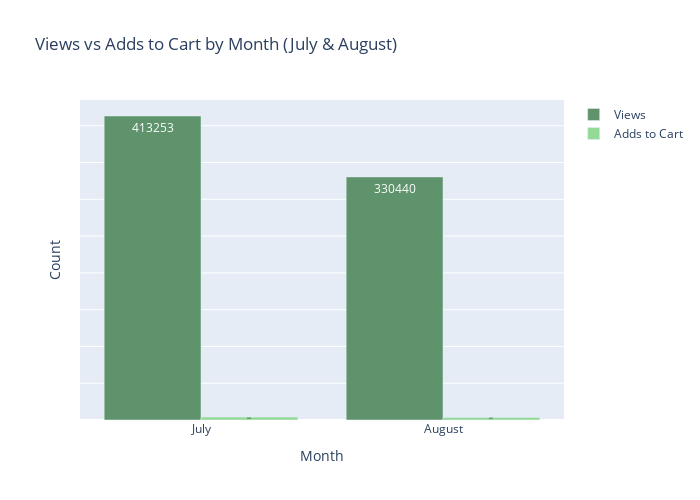

Here is the notebook cell this chart was saved with:
### Code cell
colors = {
    "Views": "#5E936C",       # Dark green
    "Adds to Cart": "#93DA97" # Mint green
}

# Create bar chart
fig = go.Figure()

fig.add_trace(go.Bar(
    x = pivot_df.index,
    y = pivot_df["Views"],
    name = "Views",
    marker_color = colors["Views"],
    text = pivot_df["Views"],
    textposition ='inside',
    textfont = dict(color = 'white')
))

fig.add_trace(go.Bar(
    x = pivot_df.index,
    y = pivot_df["Adds to Cart"],
    name = "Adds to Cart",
    marker_color = colors["Adds to Cart"],
    text = pivot_df["Adds to Cart"],
    textposition =  'inside',
    textfont = dict(color='black')
))

fig.update_layout(
    barmode = "group",
    title = "Views vs Adds to Cart by Month (July & August)",
    xaxis_title = "Month",
    yaxis_title = "Count",
    yaxis = dict(
        showticklabels = False
    ),
    width = 700,
    height = 500
)

fig.show()

### Figure 1 — Plotly figure (JSON) as saved in the notebook; plotly's stock layout.template omitted (floating-point values rounded to 4 significant figures)
{"data": [{"marker": {"color": "#5E936C"}, "name": "Views", "text": [413300.0, 330400.0], "textfont": {"color": "white"}, "textposition": "inside", "type": "bar", "x": ["July", "August"], "y": [413253, 330440]}, {"marker": {"color": "#93DA97"}, "name": "Adds to Cart", "text": [3959.0, 3557.0], "textfont": {"color": "black"}, "textposition": "inside", "type": "bar", "x": ["July", "August"], "y": [3959, 3557]}], "layout": {"barmode": "group", "height": 500, "title": {"text": "Views vs Adds to Cart by Month (July & August)"}, "width": 700, "xaxis": {"title": {"text": "Month"}}, "yaxis": {"showticklabels": false, "title": {"text": "Count"}}}}
